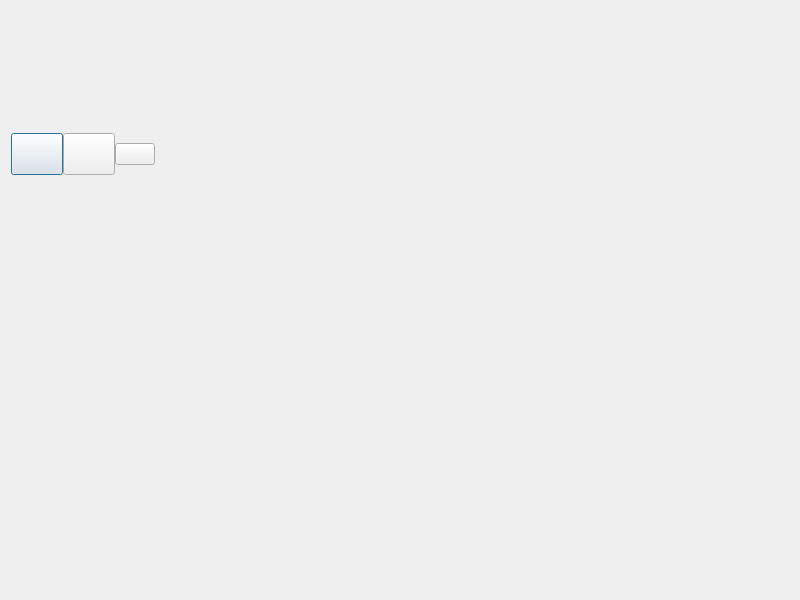
<?xml version="1.0" encoding="UTF-8"?>
<ui version="4.0">
 <class>MainWindow</class>
 <widget class="QMainWindow" name="MainWindow">
  <property name="windowModality">
   <enum>Qt::WindowModal</enum>
  </property>
  <property name="geometry">
   <rect>
    <x>0</x>
    <y>0</y>
    <width>800</width>
    <height>600</height>
   </rect>
  </property>
  <property name="minimumSize">
   <size>
    <width>800</width>
    <height>600</height>
   </size>
  </property>
  <property name="baseSize">
   <size>
    <width>0</width>
    <height>32</height>
   </size>
  </property>
  <property name="windowTitle">
   <string/>
  </property>
  <property name="windowIcon">
   <iconset>
    <normaloff>logo.png</normaloff>logo.png</iconset>
  </property>
  <property name="iconSize">
   <size>
    <width>32</width>
    <height>32</height>
   </size>
  </property>
  <widget class="QWidget" name="centralWidget">
   <layout class="QGridLayout" name="gridLayout">
    <item row="0" column="0">
     <layout class="QVBoxLayout" name="verticalLayout">
      <item>
       <layout class="QVBoxLayout" name="verticalLayout_2">
        <item>
         <layout class="QHBoxLayout" name="horizontalLayout">
          <property name="spacing">
           <number>0</number>
          </property>
          <property name="sizeConstraint">
           <enum>QLayout::SetMinimumSize</enum>
          </property>
          <item alignment="Qt::AlignVCenter">
           <widget class="QPushButton" name="btInsert">
            <property name="minimumSize">
             <size>
              <width>52</width>
              <height>42</height>
             </size>
            </property>
            <property name="maximumSize">
             <size>
              <width>52</width>
              <height>16777215</height>
             </size>
            </property>
            <property name="toolTip">
             <string>Добавить строку</string>
            </property>
            <property name="text">
             <string/>
            </property>
            <property name="icon">
             <iconset resource="../img/resources.qrc">
              <normaloff>:/img/plus.png</normaloff>:/img/plus.png</iconset>
            </property>
            <property name="iconSize">
             <size>
              <width>32</width>
              <height>32</height>
             </size>
            </property>
            <property name="checkable">
             <bool>false</bool>
            </property>
            <property name="default">
             <bool>true</bool>
            </property>
            <property name="flat">
             <bool>false</bool>
            </property>
           </widget>
          </item>
          <item alignment="Qt::AlignVCenter">
           <widget class="QPushButton" name="btRemove">
            <property name="minimumSize">
             <size>
              <width>52</width>
              <height>42</height>
             </size>
            </property>
            <property name="maximumSize">
             <size>
              <width>52</width>
              <height>16777215</height>
             </size>
            </property>
            <property name="toolTip">
             <string>Удалить строку</string>
            </property>
            <property name="text">
             <string/>
            </property>
            <property name="icon">
             <iconset resource="../img/resources.qrc">
              <normaloff>:/img/pencils.png</normaloff>:/img/pencils.png</iconset>
            </property>
            <property name="iconSize">
             <size>
              <width>32</width>
              <height>32</height>
             </size>
            </property>
           </widget>
          </item>
          <item alignment="Qt::AlignRight|Qt::AlignVCenter">
           <widget class="QPushButton" name="btSave">
            <property name="maximumSize">
             <size>
              <width>52</width>
              <height>16777215</height>
             </size>
            </property>
            <property name="toolTip">
             <string>Сохранить</string>
            </property>
            <property name="text">
             <string/>
            </property>
            <property name="icon">
             <iconset resource="../img/resources.qrc">
              <normaloff>:/img/save.png</normaloff>:/img/save.png</iconset>
            </property>
            <property name="iconSize">
             <size>
              <width>32</width>
              <height>32</height>
             </size>
            </property>
           </widget>
          </item>
          <item>
           <spacer name="horizontalSpacer">
            <property name="orientation">
             <enum>Qt::Horizontal</enum>
            </property>
            <property name="sizeHint" stdset="0">
             <size>
              <width>20</width>
              <height>20</height>
             </size>
            </property>
           </spacer>
          </item>
         </layout>
        </item>
       </layout>
      </item>
      <item>
       <layout class="QHBoxLayout" name="horizontalLayout_2"/>
      </item>
      <item>
       <widget class="TableViewClicked" name="tableWidget" native="true">
        <property name="autoFillBackground">
         <bool>false</bool>
        </property>
        <property name="locale">
         <locale language="English" country="UnitedStates"/>
        </property>
        <property name="sortingEnabled" stdset="0">
         <bool>true</bool>
        </property>
       </widget>
      </item>
     </layout>
    </item>
   </layout>
  </widget>
  <action name="actionTest">
   <property name="icon">
    <iconset>
     <normalon>plus.png</normalon>
    </iconset>
   </property>
   <property name="text">
    <string/>
   </property>
   <property name="iconText">
    <string/>
   </property>
  </action>
 </widget>
 <layoutdefault spacing="6" margin="11"/>
 <customwidgets>
  <customwidget>
   <class>TableViewClicked</class>
   <extends>QWidget</extends>
   <header location="global">h/tableviewclicked.h</header>
  </customwidget>
 </customwidgets>
 <resources>
  <include location="../img/resources.qrc"/>
 </resources>
 <connections/>
</ui>
